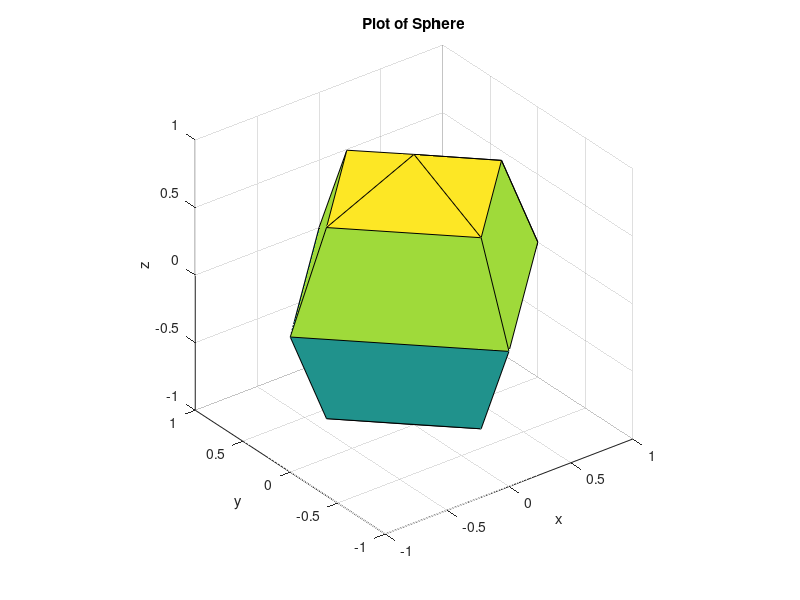
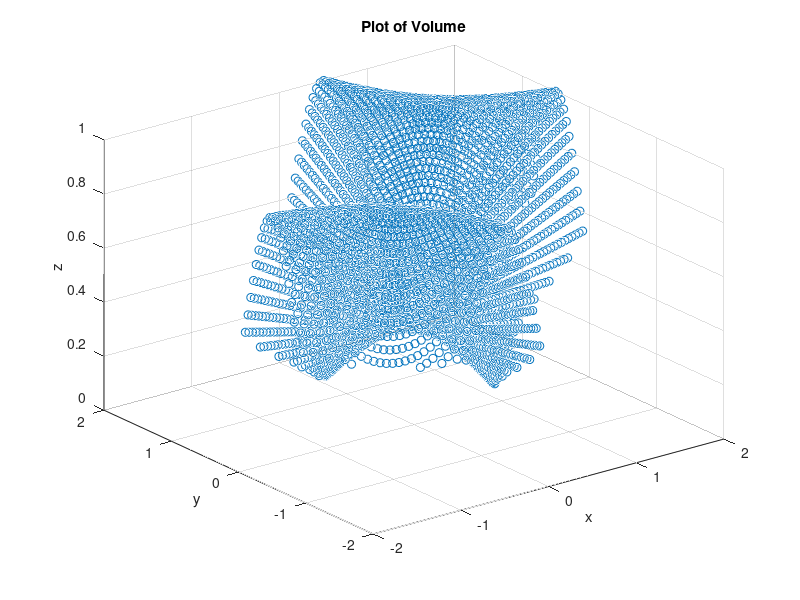
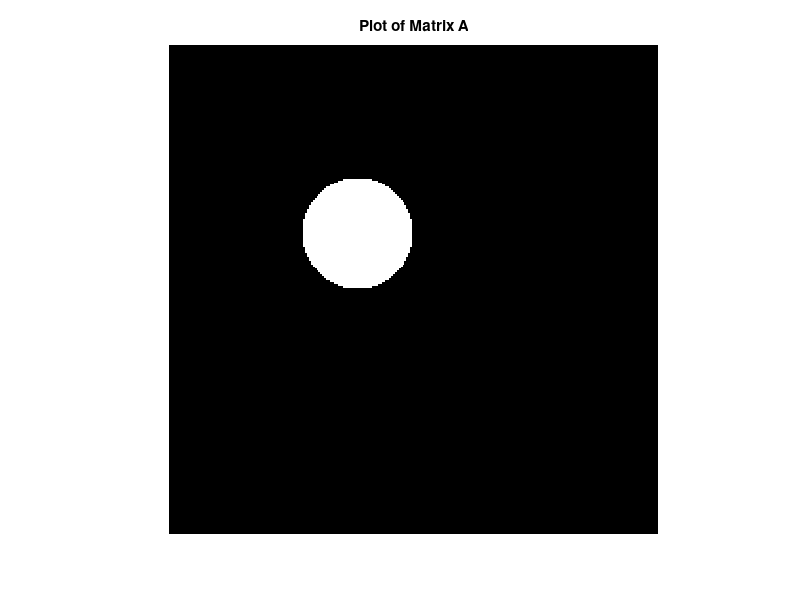
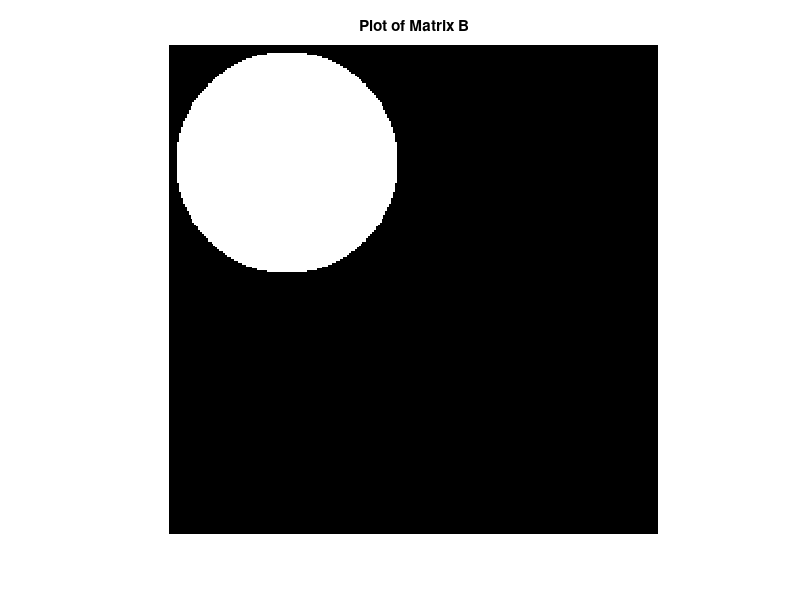

Recreate these plots in MATLAB, in order.
%%% CATLAB HW5
% Lamiah Khan, 03/10/2024
% used mathworks for a lot of this stuff! mostly on the air and under the
% sea. 

%%% ALL UPDATED STUFF SAYS "UPDATE" 
close all; clear; clc;

%% On the Air
% (1)
[x1, y1] = meshgrid(-9:1:9, 1i*(9:-1:-9));
coordinates = x1 + y1;

% (2)
% the old stuff 
%[t, n] = meshgrid((1:50), linspace(0, 1, 10000));
%tPower = t .^ n; 
%integral_values = trapz((1:50), sin(tPower), 2);
		% <-.05> we're integrating dt, not dn, so you'd need to sum
		% over the increasing t dimension (in this case, dimension 1 --
		% check `size(tPower)` to see). you should wind up with 50
		% integral estimates, one for each n value.

% UPDATE:
t = linspace(0, 1, 10000);
[T, n] = meshgrid(t, 1:50);
trapSum = trapz(t, sin(T.^n), 2);

% (3) - Part 1
[theta, phi] = meshgrid(linspace(0, 2*pi, 5), linspace(0, pi, 5));

% (3) - Part 2 - https://www.mathworks.com/help/matlab/ref/pbaspect.html
		% <+.01> nice! thanks for the reference.
[x, y, z] = sph2cart(theta, pi/2 - phi, ones(size(phi)));
figure;
surf(x, y, z);
pbaspect([1 1 1]); 
title('Plot of Sphere');
xlabel('x');
ylabel('y');
zlabel('z');

%% Under the Sea (dalin iz betta down where iz weyter take it from meeeeh)
		% <+.01> lol
% (1) - https://www.mathworks.com/matlabcentral/answers/369397-what-does-idx-mean-in-matlab
%J = sin(linspace(0,5,100) .* linspace(-5,0,100).'); 
%[~, idx] = min(abs(J - 1/2)); 
		% <-.07> two things:
		%   1. `min` only works along one dimension by default; you'll
		%   have to call it twice or pass an extra argument (or do some
		%   other trick) to get it to operate along two dimensions.
		%   2. probably more efficient to reuse calculations done in
		%   above steps here, if you can.
%[row, col] = find(abs(J - 1/2) == min(abs(J - 1/2))); 

% UPDATE: 
val = sin(linspace(0, 5, 100) .* linspace(-5, 0, 100).');
[~, idx] = min(abs(val(:) - 0.5));
estimates = val(idx);

% (2) - dont know if i plotted it right but oh well
[x2, y2] = meshgrid(linspace(-2, 2, 100), linspace(-2, 2, 100));
z1 = exp(-(1-x2.*y2).^2); 
z2 = 1/4*sqrt(x2.^2 + y2.^2); 
volume = z1 > z2;
[rows, cols] = find(volume);
		% <-.07> yes, but what *is* the volume as a number? you're
		% basically estimating a 2D integral.
figure;
scatter3(x2(volume), y2(volume), z1(volume), 'b*');
title('Plot of Volume');
xlabel('x');
ylabel('y');
zlabel('z');
		% <+.02> that's about half of the plot, so a few points. doing
		% it as a surface (if you can) might be better.


%% I Need a Vacation - me too. 
% (1) - iff so i used for loops
		% <-.24> (ongoing) i did specifically say *not* to use `for`
		% loops, and meant it here. these are not too difficult to
		% vectorize, and basically wind up being one-liners each if you
		% do so. i'd say resubmit with vectorization -- contact me if
		% you'd like to talk about how!

		% one other note: you're one of the the few people who got the
		% i/j order right for matrices, so well done.

% UPDATE: 
[j, i] = meshgrid(1:1:256, 1:1:256);
A = sqrt((i-99).^2 + (j-99).^2) < 29;
figure();
imshow(A);
title('Plot of Matrix A');


% UPDATE: 
% (2)
B = sqrt((i-62).^2 + (j-62).^2) < 58;
figure();
imshow(B);
title('Plot of Matrix B');

% UPDATE: 
% (3)
C = (i - 4.*sin(j/10)) > 200;
figure();
imshow(C);
title('Plot of Matrix C');

% UPDATE: 
% (4)
S = rand(256,256,3);
S(:,:,1:2) = false;
figure();
imshow(S);
title('Plot of Matrix S');

% UPDATE: 
% (5)
% creates matrix M, which shows the intersection of A and B complement.
M = A & ~B;
figure();
imshow(M);
title('Plot of Matrix M');

% UPDATE: 
% (6)
% creates matrix Z with elementwise multiplication of C and S.
% then introduces addition with matrix M from (5)
Z = (C.*S) + M;
figure();
imshow(Z);
title('Plot of Matrix Z');


%% I need a vacation: the old stuff 

% creates matrix A, and initializes with vals of 0. 
%A = false(256); 
%for i = 1:256
    % goes through elements in row i and column j
    %for j = 1:256 
        % if conditions are met, index vals are changed to 1. 
        %if sqrt((i-99)^2 + (j-99)^2) < 29 
            %A(i, j) = true;
        %end
   % end
%end
%figure;
%imshow(A);
%title('Plot of Matrix A');

% (2) 
% Same: creates matrix B and initiliazes with values '0'.
%B = false(256);
%for i = 1:256
  %runs through the array and if conditions are met, it changes index to 1.
    %for j = 1:256 
       % if sqrt((i-62)^2 + (j-62)^2) < 58 
            %B(i, j) = true; 
       % end
  %  end
%figure;
%imshow(B);
%title('Plot of Matrix B');

% (3) - similar steps here from (1) and (2)
%C = false(256); 
%for i = 1:256
   % for j = 1:256 
        %if i - 4*sin(j/10) > 200 
          %C(i, j) = true; 
       % end
  %  end
%end
%figure;
%imshow(C);
%title('Plot of Matrix C');

% (4)
% creates matrix 
%S = rand(256, 256, 3); 
 % 2 lower "layers" of S is zeroed out 
%S(:,:,1:2) = 0;
%figure;
%imshow(S);
%title('Plot of Matrix S');

% (5)
% creates matrix M, which shows the intersection of A and B complement.
%M = A & ~B; 
%figure;
%imshow(M);
%title('Plot of Matrix M');

% (6)
% creates matrix Z with elementwise multiplication of C and S.
% then introduces addition with matrix M from (5)
%Z = (C .* S) + M;  
%figure;
%imshow(Z);
%title('Plot of Matrix Z');

